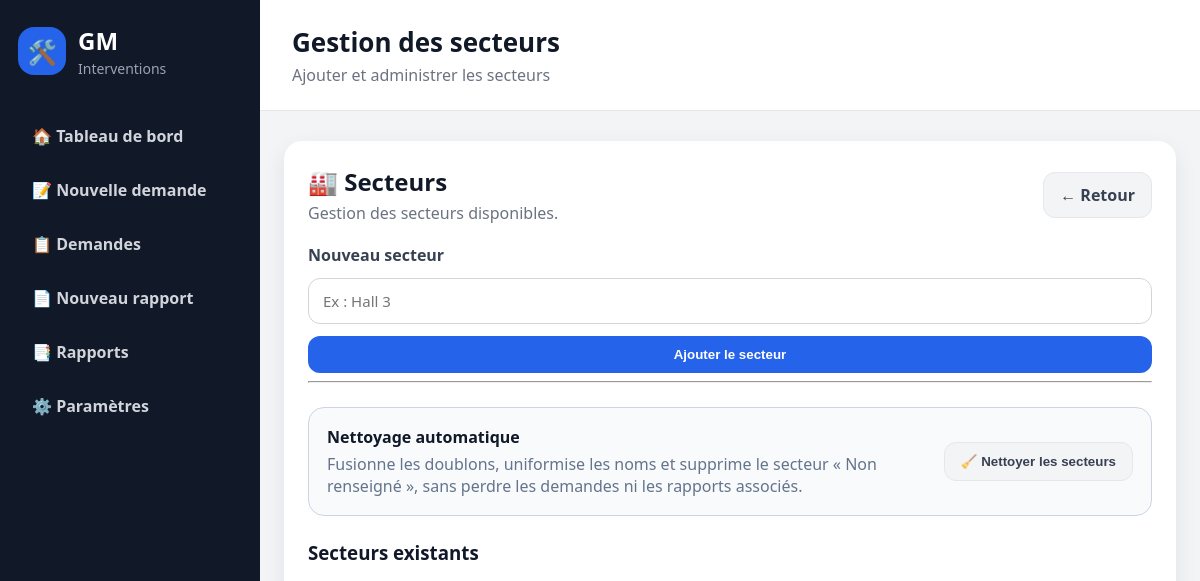
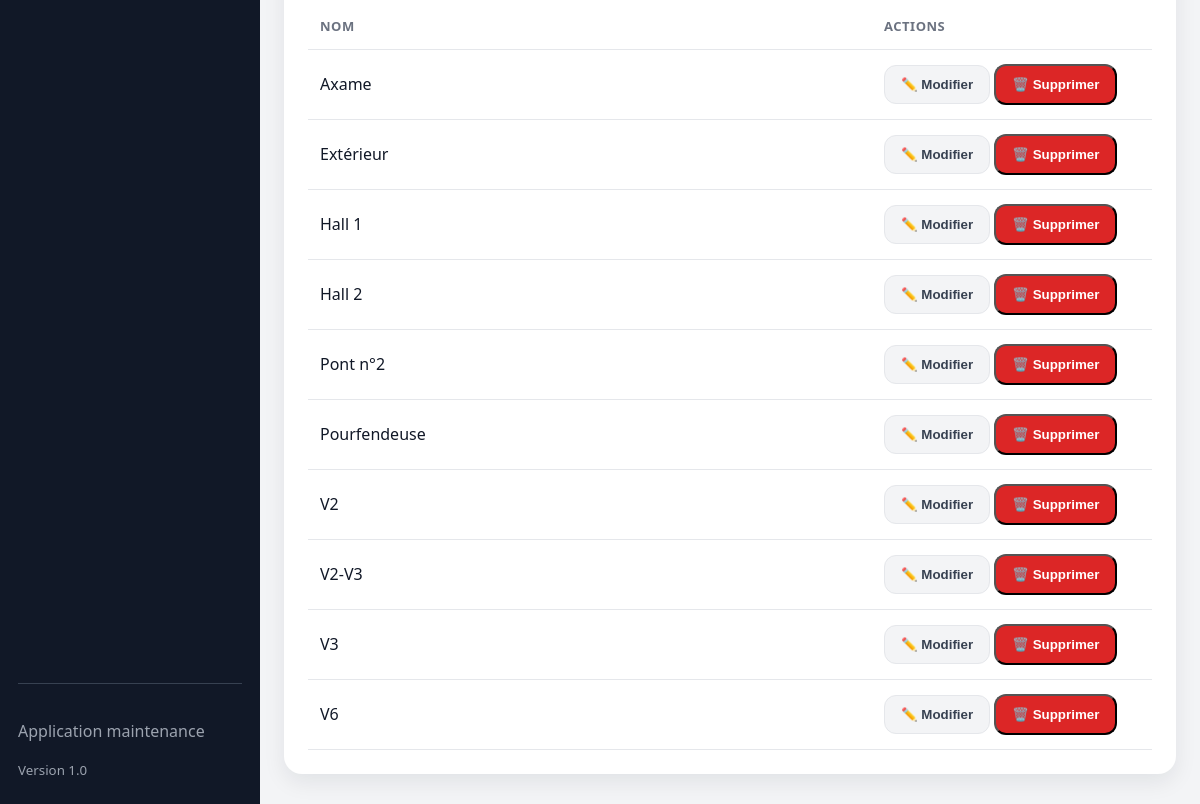
The page /parametres/secteurs on the database as committed earlier (2 pictures, top to bottom).
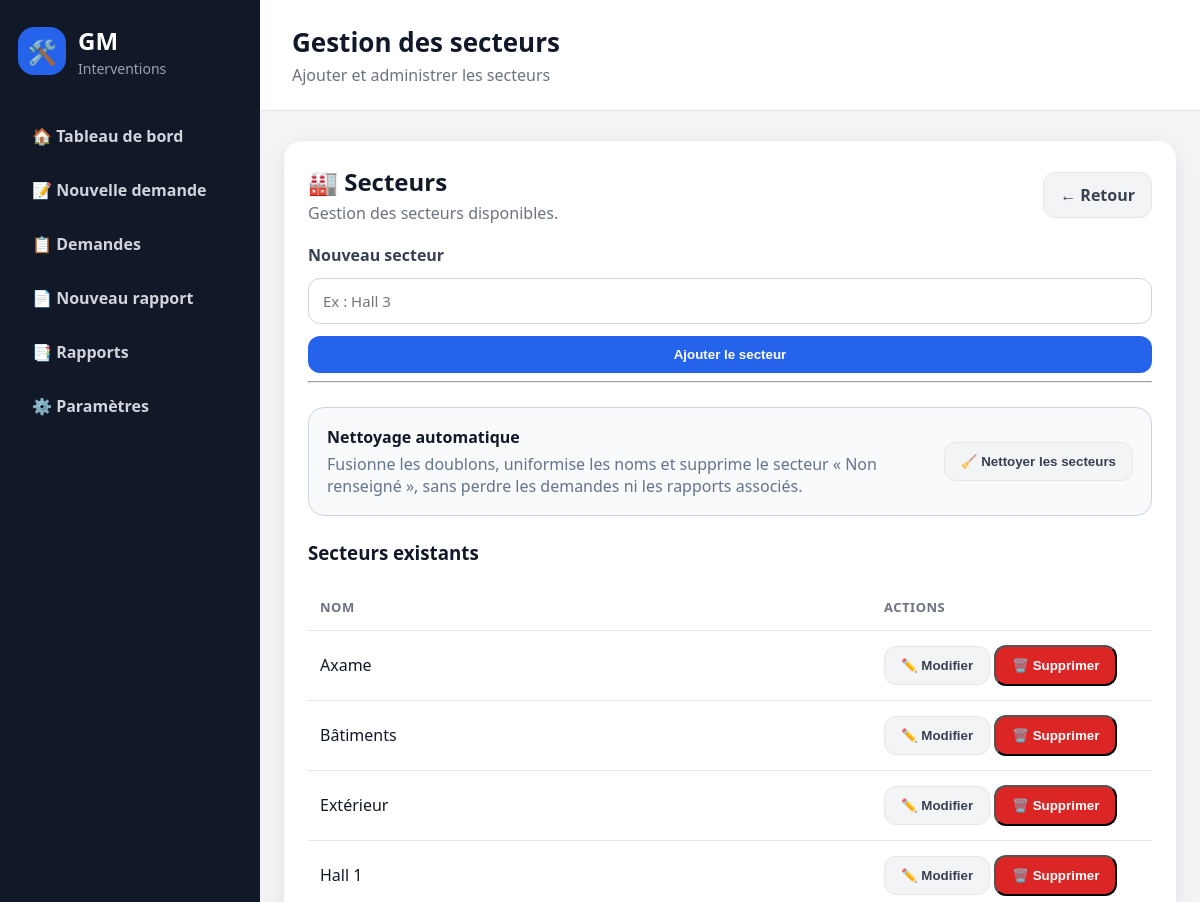
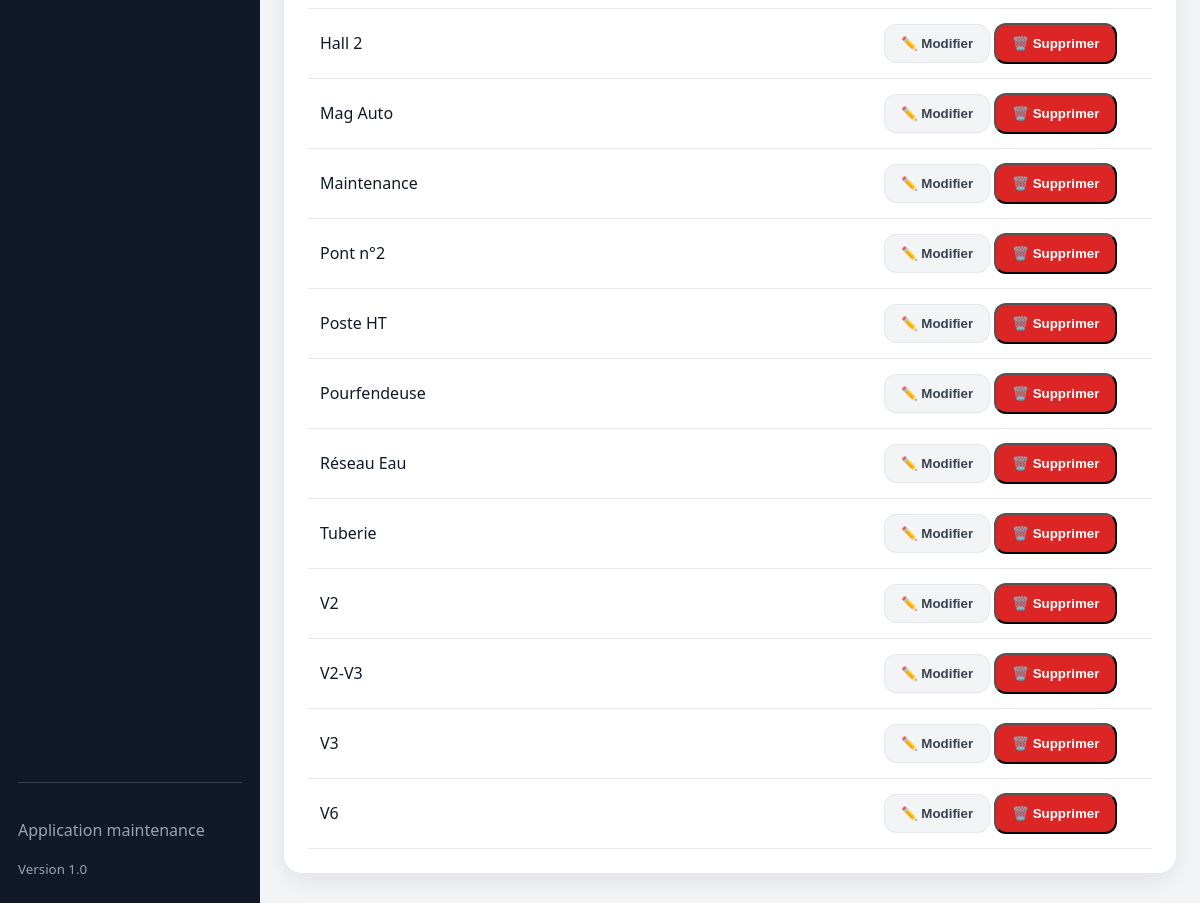
The same page on the database as committed later (2 pictures, top to bottom).
### tables this page shows
CREATE TABLE secteurs (
            id INTEGER PRIMARY KEY AUTOINCREMENT,
            nom TEXT NOT NULL UNIQUE
        );

### routes/parametres.py (the view, shortened to what this page needs)
@parametres_bp.route(
    "/parametres/secteurs",
    methods=["GET", "POST"]
)
def gerer_secteurs():
    message = None
    erreur = None
    nettoyage = request.args.get("nettoyage")
    conn = get_db_connection()
    try:
        secteurs = conn.execute("""
            SELECT *
            FROM secteurs
            WHERE actif = TRUE
            ORDER BY nom
        """).fetchall()
    except Exception as error:
        conn.rollback()
        erreur = f"Erreur pendant la gestion des secteurs : {error}"
        secteurs = []
    finally:
        conn.close()
    return render_template(
        "parametres/secteurs.html",
        secteurs=secteurs,
        message=message,
        erreur=erreur
    )

### database.py (called while the page is built)
def is_postgres():
    return bool(DATABASE_URL)

def get_db_connection():
    if is_postgres():
        return PostgresConnectionAdapter(DATABASE_URL)
    conn = sqlite3.connect(DB_PATH)
    conn.row_factory = sqlite3.Row
    conn.execute("PRAGMA foreign_keys = ON")
    return conn

### templates/parametres/secteurs.html (shortened to what this page needs)
{% extends "base.html" %}
{% block page_title %}
Gestion des secteurs
{% endblock %}
{% block page_subtitle %}
Ajouter et administrer les secteurs
{% endblock %}
{% block content %}
<section class="card">
    <div class="section-header">
        <div>
            <h2>🏭 Secteurs</h2>
            <p>Gestion des secteurs disponibles.</p>
        </div>
        <a href="/parametres" class="btn-secondary">
            ← Retour
        </a>
    </div>
    <form method="POST" class="form">
        <label>
            Nouveau secteur
        </label>
        <input
            type="text"
            name="nom"
            placeholder="Ex : Hall 3"
            required
        >
        <button
            type="submit"
            class="btn"
        >
            Ajouter le secteur
        </button>
    </form>
    <hr>
    <div class="sector-cleanup">
        <div>
            <strong>
                Nettoyage automatique
            </strong>
            <p>
                Fusionne les doublons, uniformise les noms
                et supprime le secteur « Non renseigné »,
                sans perdre les demandes ni les rapports associés.
            </p>
        </div>
        <form
            method="POST"
            action="/parametres/secteurs/nettoyer"
            onsubmit="return confirm(
                'Nettoyer et fusionner les secteurs en double ?'
            );"
        >
            <button
                type="submit"
                class="btn-secondary"
            >
                🧹 Nettoyer les secteurs
            </button>
        </form>
    </div>
    <h3>
        Secteurs existants
    </h3>
    {% if secteurs %}
        <div class="table-container">
            <table class="modern-table">
                <thead>
                    <tr>
                        <th>
                            Nom
                        </th>
                        <th style="width: 280px;">
                            Actions
                        </th>
                    </tr>
                </thead>
                <tbody>
                    {% for secteur in secteurs %}
                        <tr>
                            <td>
                                <div
                                    id="display-secteur-{{ secteur.id }}"
                                >
                                    {{ secteur.nom }}
                                </div>
                            </td>
                            <td>
                                <button
                                    type="button"
                                    class="btn-secondary"
                                    id="edit-button-{{ secteur.id }}"
                                    data-edit-sector
                                    data-secteur-id="{{ secteur.id }}"
                                >
                                    ✏️ Modifier
                                </button>
                                <button
                                    type="button"
                                    class="btn-danger"
                                    data-confirm-delete
                                    data-url="{{ url_for(
                                        'parametres.supprimer_secteur',
                                        secteur_id=secteur.id
                                    ) }}"
                                    data-name="{{ secteur.nom }}"
                                >
                                    🗑️ Supprimer
                                </button>
                            </td>
                        </tr>
                    {% endfor %}
                </tbody>
            </table>
        </div>
    {% endif %}
</section>
{% endblock %}

Rows that differ between the two databases and show on the page:
added secteurs: nom "Bâtiments"
added secteurs: nom "Mag Auto"
added secteurs: nom "Maintenance"
added secteurs: nom "Poste HT"
added secteurs: nom "Réseau Eau"
added secteurs: nom "Tuberie"
